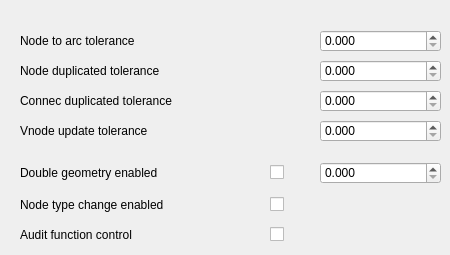
   <widget class="QWidget" name="tab_2">
    <attribute name="title">
     <string>Functions</string>
    </attribute>
    <widget class="QLabel" name="label_node2arc">
     <property name="geometry">
      <rect>
       <x>20</x>
       <y>30</y>
       <width>231</width>
       <height>22</height>
      </rect>
     </property>
     <property name="font">
      <font>
       <pointsize>9</pointsize>
      </font>
     </property>
     <property name="frameShape">
      <enum>QFrame::NoFrame</enum>
     </property>
     <property name="frameShadow">
      <enum>QFrame::Plain</enum>
     </property>
     <property name="text">
      <string>Node to arc tolerance</string>
     </property>
     <property name="textFormat">
      <enum>Qt::AutoText</enum>
     </property>
     <property name="scaledContents">
      <bool>false</bool>
     </property>
     <property name="alignment">
      <set>Qt::AlignLeading|Qt::AlignLeft|Qt::AlignVCenter</set>
     </property>
     <property name="margin">
      <number>3</number>
     </property>
    </widget>
    <widget class="QLabel" name="label_node_duplicated_tolerance">
     <property name="geometry">
      <rect>
       <x>20</x>
       <y>60</y>
       <width>231</width>
       <height>22</height>
      </rect>
     </property>
     <property name="font">
      <font>
       <pointsize>9</pointsize>
      </font>
     </property>
     <property name="frameShape">
      <enum>QFrame::NoFrame</enum>
     </property>
     <property name="frameShadow">
      <enum>QFrame::Plain</enum>
     </property>
     <property name="text">
      <string>Node duplicated tolerance</string>
     </property>
     <property name="textFormat">
      <enum>Qt::AutoText</enum>
     </property>
     <property name="scaledContents">
      <bool>false</bool>
     </property>
     <property name="alignment">
      <set>Qt::AlignLeading|Qt::AlignLeft|Qt::AlignVCenter</set>
     </property>
     <property name="margin">
      <number>3</number>
     </property>
    </widget>
    <widget class="QLabel" name="label_connec_duplicated_tolerance">
     <property name="geometry">
      <rect>
       <x>20</x>
       <y>90</y>
       <width>231</width>
       <height>22</height>
      </rect>
     </property>
     <property name="font">
      <font>
       <pointsize>9</pointsize>
      </font>
     </property>
     <property name="frameShape">
      <enum>QFrame::NoFrame</enum>
     </property>
     <property name="frameShadow">
      <enum>QFrame::Plain</enum>
     </property>
     <property name="text">
      <string>Connec duplicated tolerance</string>
     </property>
     <property name="textFormat">
      <enum>Qt::AutoText</enum>
     </property>
     <property name="scaledContents">
      <bool>false</bool>
     </property>
     <property name="alignment">
      <set>Qt::AlignLeading|Qt::AlignLeft|Qt::AlignVCenter</set>
     </property>
     <property name="margin">
      <number>3</number>
     </property>
    </widget>
    <widget class="QLabel" name="label_vnode_update_tolerance">
     <property name="geometry">
      <rect>
       <x>20</x>
       <y>120</y>
       <width>231</width>
       <height>22</height>
      </rect>
     </property>
     <property name="font">
      <font>
       <pointsize>9</pointsize>
      </font>
     </property>
     <property name="frameShape">
      <enum>QFrame::NoFrame</enum>
     </property>
     <property name="frameShadow">
      <enum>QFrame::Plain</enum>
     </property>
     <property name="text">
      <string>Vnode update tolerance</string>
     </property>
     <property name="textFormat">
      <enum>Qt::AutoText</enum>
     </property>
     <property name="scaledContents">
      <bool>false</bool>
     </property>
     <property name="alignment">
      <set>Qt::AlignLeading|Qt::AlignLeft|Qt::AlignVCenter</set>
     </property>
     <property name="margin">
      <number>3</number>
     </property>
    </widget>
    <widget class="QDoubleSpinBox" name="node_duplicated_tolerance">
     <property name="geometry">
      <rect>
       <x>320</x>
       <y>60</y>
       <width>121</width>
       <height>22</height>
      </rect>
     </property>
     <property name="decimals">
      <number>3</number>
     </property>
     <property name="singleStep">
      <double>0.010000000000000</double>
     </property>
    </widget>
    <widget class="QDoubleSpinBox" name="vnode_update_tolerance">
     <property name="geometry">
      <rect>
       <x>320</x>
       <y>120</y>
       <width>121</width>
       <height>22</height>
      </rect>
     </property>
     <property name="decimals">
      <number>3</number>
     </property>
     <property name="singleStep">
      <double>0.010000000000000</double>
     </property>
    </widget>
    <widget class="QDoubleSpinBox" name="node2arc">
     <property name="geometry">
      <rect>
       <x>320</x>
       <y>30</y>
       <width>121</width>
       <height>22</height>
      </rect>
     </property>
     <property name="decimals">
      <number>3</number>
     </property>
     <property name="singleStep">
      <double>0.010000000000000</double>
     </property>
    </widget>
    <widget class="QDoubleSpinBox" name="connec_duplicated_tolerance">
     <property name="geometry">
      <rect>
       <x>320</x>
       <y>90</y>
       <width>121</width>
       <height>22</height>
      </rect>
     </property>
     <property name="decimals">
      <number>3</number>
     </property>
     <property name="singleStep">
      <double>0.010000000000000</double>
     </property>
    </widget>
    <widget class="QLabel" name="label_nodetype_change_enabled">
     <property name="geometry">
      <rect>
       <x>20</x>
       <y>194</y>
       <width>231</width>
       <height>22</height>
      </rect>
     </property>
     <property name="font">
      <font>
       <pointsize>9</pointsize>
      </font>
     </property>
     <property name="frameShape">
      <enum>QFrame::NoFrame</enum>
     </property>
     <property name="frameShadow">
      <enum>QFrame::Plain</enum>
     </property>
     <property name="text">
      <string>Node type change enabled</string>
     </property>
     <property name="textFormat">
      <enum>Qt::AutoText</enum>
     </property>
     <property name="scaledContents">
      <bool>false</bool>
     </property>
     <property name="alignment">
      <set>Qt::AlignLeading|Qt::AlignLeft|Qt::AlignVCenter</set>
     </property>
     <property name="margin">
      <number>3</number>
     </property>
    </widget>
    <widget class="QLabel" name="label_audit_function_control">
     <property name="geometry">
      <rect>
       <x>20</x>
       <y>224</y>
       <width>231</width>
       <height>22</height>
      </rect>
     </property>
     <property name="font">
      <font>
       <pointsize>9</pointsize>
      </font>
     </property>
     <property name="frameShape">
      <enum>QFrame::NoFrame</enum>
     </property>
     <property name="frameShadow">
      <enum>QFrame::Plain</enum>
     </property>
     <property name="text">
      <string>Audit function control</string>
     </property>
     <property name="textFormat">
      <enum>Qt::AutoText</enum>
     </property>
     <property name="scaledContents">
      <bool>false</bool>
     </property>
     <property name="alignment">
      <set>Qt::AlignLeading|Qt::AlignLeft|Qt::AlignVCenter</set>
     </property>
     <property name="margin">
      <number>3</number>
     </property>
    </widget>
    <widget class="QCheckBox" name="audit_function_control">
     <property name="geometry">
      <rect>
       <x>270</x>
       <y>224</y>
       <width>20</width>
       <height>21</height>
      </rect>
     </property>
     <property name="text">
      <string/>
     </property>
    </widget>
    <widget class="QCheckBox" name="nodetype_change_enabled">
     <property name="geometry">
      <rect>
       <x>270</x>
       <y>194</y>
       <width>20</width>
       <height>21</height>
      </rect>
     </property>
     <property name="text">
      <string/>
     </property>
    </widget>
    <widget class="QLabel" name="label_double_geometry_enabled">
     <property name="geometry">
      <rect>
       <x>20</x>
       <y>162</y>
       <width>231</width>
       <height>22</height>
      </rect>
     </property>
     <property name="font">
      <font>
       <pointsize>9</pointsize>
      </font>
     </property>
     <property name="frameShape">
      <enum>QFrame::NoFrame</enum>
     </property>
     <property name="frameShadow">
      <enum>QFrame::Plain</enum>
     </property>
     <property name="text">
      <string>Double geometry enabled</string>
     </property>
     <property name="textFormat">
      <enum>Qt::AutoText</enum>
     </property>
     <property name="scaledContents">
      <bool>false</bool>
     </property>
     <property name="alignment">
      <set>Qt::AlignLeading|Qt::AlignLeft|Qt::AlignVCenter</set>
     </property>
     <property name="margin">
      <number>3</number>
     </property>
    </widget>
    <widget class="QCheckBox" name="insert_double_geometry">
     <property name="geometry">
      <rect>
       <x>270</x>
       <y>162</y>
       <width>20</width>
       <height>21</height>
      </rect>
     </property>
     <property name="text">
      <string/>
     </property>
    </widget>
    <widget class="QDoubleSpinBox" name="buffer_value">
     <property name="geometry">
      <rect>
       <x>320</x>
       <y>162</y>
       <width>121</width>
       <height>22</height>
      </rect>
     </property>
     <property name="decimals">
      <number>3</number>
     </property>
     <property name="singleStep">
      <double>0.010000000000000</double>
     </property>
    </widget>
   </widget>
